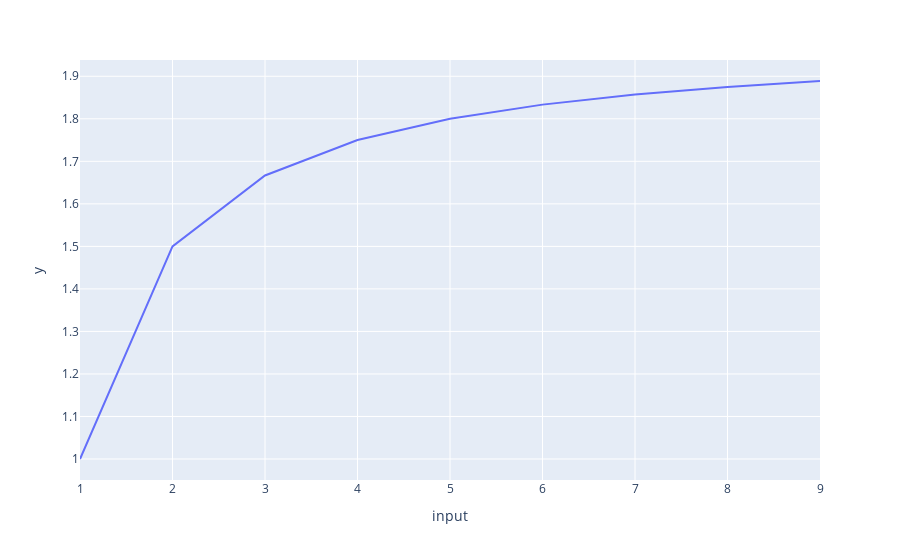

The cell this chart's notebook holds for it:
### Code cell
import plotly.express as px

px.line(dataframe, 'input','y')

### Figure 1 — Plotly figure (JSON) as saved in the notebook; plotly's stock layout.template omitted (floating-point values rounded to 4 significant figures)
{"data": [{"hovertemplate": "input=%{x}<br>y=%{y}<extra></extra>", "legendgroup": "", "line": {"color": "#636efa", "dash": "solid"}, "mode": "lines", "name": "", "orientation": "v", "showlegend": false, "type": "scatter", "x": [1, 2, 3, 4, 5, 6, 7, 8, 9], "xaxis": "x", "y": [1, 1.5, 1.667, 1.75, 1.8, 1.833, 1.857, 1.875, 1.889], "yaxis": "y"}], "layout": {"legend": {"tracegroupgap": 0}, "margin": {"t": 60}, "xaxis": {"anchor": "y", "domain": [0, 1], "title": {"text": "input"}}, "yaxis": {"anchor": "x", "domain": [0, 1], "title": {"text": "y"}}}}
